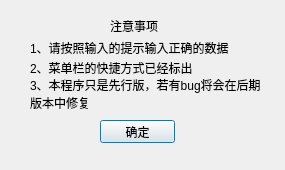
<?xml version="1.0" encoding="UTF-8"?>
<ui version="4.0">
 <class>Oper_Help</class>
 <widget class="QDialog" name="Oper_Help">
  <property name="geometry">
   <rect>
    <x>0</x>
    <y>0</y>
    <width>285</width>
    <height>170</height>
   </rect>
  </property>
  <property name="minimumSize">
   <size>
    <width>285</width>
    <height>170</height>
   </size>
  </property>
  <property name="maximumSize">
   <size>
    <width>285</width>
    <height>170</height>
   </size>
  </property>
  <property name="windowTitle">
   <string>操作方式</string>
  </property>
  <widget class="QPushButton" name="pushButton">
   <property name="geometry">
    <rect>
     <x>100</x>
     <y>120</y>
     <width>75</width>
     <height>23</height>
    </rect>
   </property>
   <property name="text">
    <string>确定</string>
   </property>
  </widget>
  <widget class="QLabel" name="label">
   <property name="geometry">
    <rect>
     <x>110</x>
     <y>20</y>
     <width>54</width>
     <height>12</height>
    </rect>
   </property>
   <property name="text">
    <string>注意事项</string>
   </property>
  </widget>
  <widget class="QLabel" name="label_2">
   <property name="geometry">
    <rect>
     <x>30</x>
     <y>40</y>
     <width>201</width>
     <height>16</height>
    </rect>
   </property>
   <property name="text">
    <string>1、请按照输入的提示输入正确的数据</string>
   </property>
  </widget>
  <widget class="QLabel" name="label_3">
   <property name="geometry">
    <rect>
     <x>30</x>
     <y>60</y>
     <width>181</width>
     <height>16</height>
    </rect>
   </property>
   <property name="text">
    <string>2、菜单栏的快捷方式已经标出</string>
   </property>
  </widget>
  <widget class="QLabel" name="label_5">
   <property name="geometry">
    <rect>
     <x>30</x>
     <y>78</y>
     <width>261</width>
     <height>31</height>
    </rect>
   </property>
   <property name="text">
    <string>3、本程序只是先行版，若有bug将会在后期
版本中修复</string>
   </property>
  </widget>
 </widget>
 <resources/>
 <connections>
  <connection>
   <sender>pushButton</sender>
   <signal>clicked()</signal>
   <receiver>Oper_Help</receiver>
   <slot>close()</slot>
   <hints>
    <hint type="sourcelabel">
     <x>197</x>
     <y>251</y>
    </hint>
    <hint type="destinationlabel">
     <x>199</x>
     <y>149</y>
    </hint>
   </hints>
  </connection>
 </connections>
</ui>
